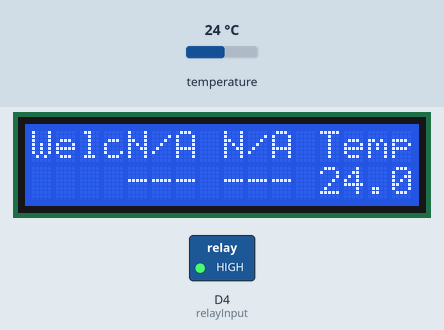
Recording of a sketch running on a simulated ESP8266 (NodeMCU). Shown: 16×2 character LCD, switched loads named in the sketch (green lamp = pin HIGH). Inputs (shaded band) come from the test bench; at power-on: temperature 24 °C.

Above: at 8.8 s.
8.9 s: temperature set to 12 °C
At 12.0 s:
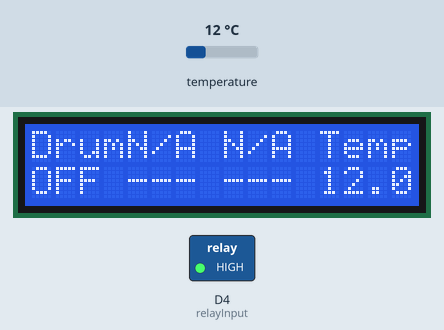
14.7 s: temperature set to 19 °C
At 18.6 s:
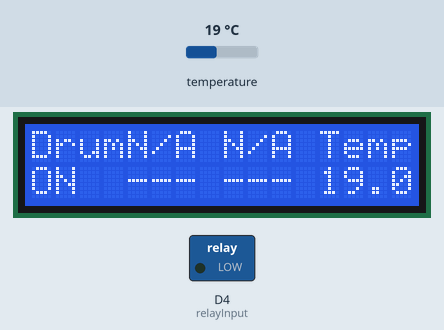
19.3 s: temperature set to 28 °C
At 22.3 s:
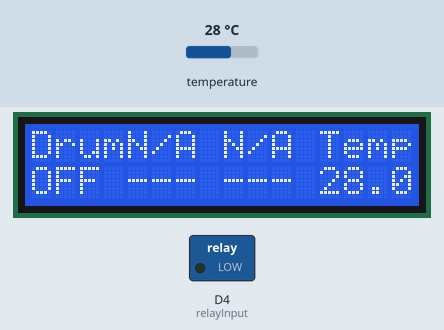
Timing chart, 0 to 28.9 s (numbered marks = the images above; inputs shaded):
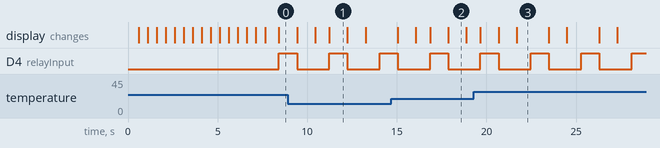

The sketch:

esp8266_lcdi2c_temp.ino
```cpp
/* library declaration */
#include <LiquidCrystal_I2C.h>
#include <Wire.h>
#include <DallasTemperature.h>
#define ONE_WIRE_BUS 0
OneWire oneWire(ONE_WIRE_BUS);
DallasTemperature sensors(&oneWire);
LiquidCrystal_I2C lcd(0x27, 16, 2);

/* function declaration */
void loading();
void na_display(int pos);
void temp_display(int pos);
int relay_on();
int relay_off();
void relay_check(int relayState);

/* global variable */
int relayInput = 2;
int relayState ;

void setup()
{
  /* initialize the LCD */
  Wire.begin(D2, D1);
  Serial.begin(9600);
  sensors.begin();
  lcd.begin();

  /* Turn on the blacklight and print a message. */
  loading();
  pinMode(relayInput, OUTPUT);

}

void loop()
{
  //na_display(0);
  na_display(4);
  na_display(8);
  temp_display(12);

  relay_on();
  delay(1000);
  relay_check(relayState);
  relay_off();
  delay(1000);
  relay_check(relayState);
}

/* function print loading screen for fun :v */
void loading()
{
  lcd.backlight();
  lcd.clear();
  lcd.setCursor(0, 0);
  lcd.print("Starting Prj ");
  for (int i = 0; i < 15; i++)
  {
    lcd.setCursor(i, 1);
    lcd.print("-");
    delay(500);
  }
  lcd.clear();
  lcd.setCursor(0, 0);
  lcd.print("Welcome");
}

void na_display(int pos)
{
  lcd.setCursor(pos, 0);
  lcd.print("N/A ");
  lcd.setCursor(pos, 1);
  lcd.print("--- ");
}
void temp_display(int pos)
{
  lcd.setCursor(pos, 0);
  lcd.print("Temp");
  sensors.requestTemperatures();
  float temp = sensors.getTempCByIndex(0);
  lcd.setCursor(pos, 1);
  lcd.print(temp);
}
int relay_on()
{
  digitalWrite(relayInput, HIGH);
  return relayState = 1;
}

int relay_off()
{
  digitalWrite(relayInput, LOW);
  return relayState = 0;
}
void relay_check(int relayState)
{
  lcd.setCursor(0, 0);
  lcd.print("Drum");
  if( relayState == 1 )
  {
    lcd.setCursor(0, 1);
    lcd.print("ON  ");
  }
  else if ( relayState == 0 )
  {
    lcd.setCursor(0, 1);
    lcd.print("OFF ");
  }
}
```

Measured:
- after the input at 14.7 s, the display: first differs from a run without the input after 2.2 s (image 2 shows a later state)
- after the input at 19.3 s, the display: changes after 0.36 s (image 3)
- by itself, D4 (relayInput): alternates HIGH for 1.0 s and LOW for 1.8 s
- what the display in image 1 shows lasts 1.0 s, from 11.2 s to 12.2 s
